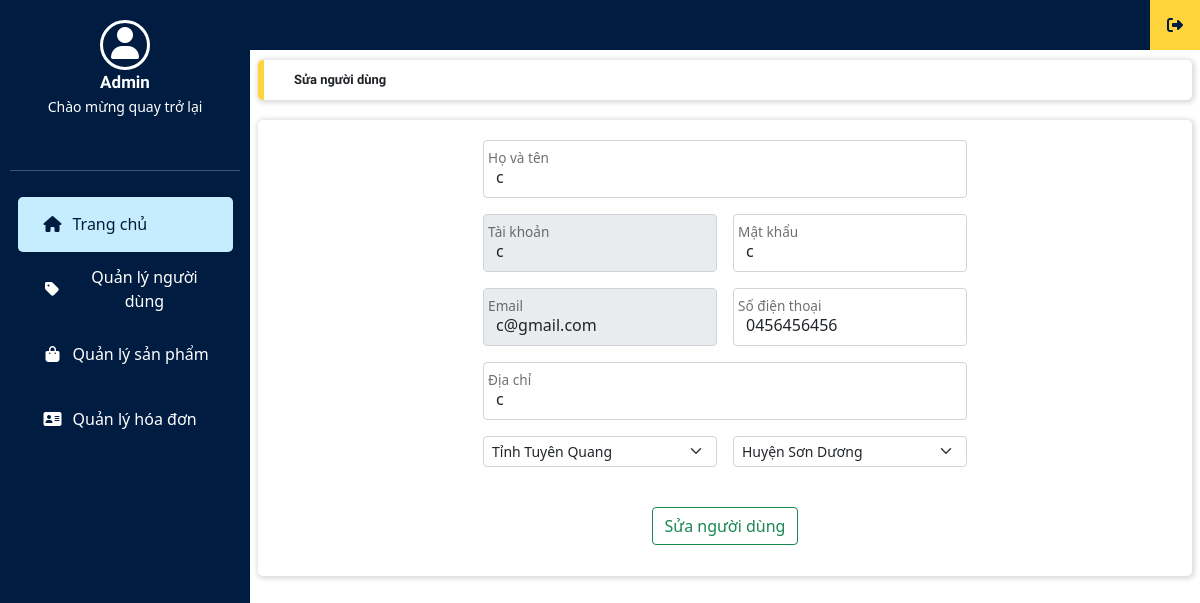
Screenshot of /quan_tri/index.php?thamso=sua_nguoi_dung&nguoi_dung_id=70 (signed in) with the database file from the repository.
### tables this page shows
CREATE TABLE `nguoi_dung` (
  `nguoi_dung_id` int(11) NOT NULL,
  `tai_khoan` varchar(256) NOT NULL,
  `mat_khau` varchar(256) NOT NULL,
  `email` varchar(256) NOT NULL,
  `trang_thai` varchar(256) NOT NULL,
  `ho_ten` varchar(255) NOT NULL,
  `so_dien_thoai` varchar(10) NOT NULL,
  `dia_chi` mediumtext NOT NULL,
  `tinh_thanh` mediumtext NOT NULL,
  `quan_huyen` mediumtext NOT NULL
);

### quan_tri/chuc_nang/nguoi_dung/sua_nguoi_dung.php (the view, shortened to what this page needs)
<?php
	$nguoi_dung_id=$_GET['nguoi_dung_id'];
	$tv="select * from nguoi_dung where nguoi_dung_id='$nguoi_dung_id' ";
	$conn = new mysqli("localhost", "root", "", "ban_hang");
	$tv_1 = mysqli_query($conn, $tv);
	$tv_2 = mysqli_fetch_array($tv_1);
	$ho_ten=$tv_2['ho_ten'];
	$tai_khoan=$tv_2['tai_khoan'];
	$mat_khau=$tv_2['mat_khau'];
	$email=$tv_2['email'];
	$so_dien_thoai=$tv_2['so_dien_thoai'];
	$dia_chi=$tv_2['dia_chi'];
	$tinh_thanh=$tv_2['tinh_thanh'];
	$quan_huyen=$tv_2['quan_huyen'];
?>
<div class="content">
    <div class="row">
        <div class="title col-12 box_shadow">
            <b>Sửa người dùng</b>
        </div>
    </div>
    <div class="row main_frame box_card box_shadow">
        <div class="table-responsive-lg">
        <table class="table table-bordered">
            <form action="" method="post" class="width_form">
                <div class="row g-3 w">
                    <div class="col-12 form-floating">
                        <input type="text" value="<?php echo $ho_ten; ?>" name="ho_ten" class="form-control" placeholder="Họ và tên" required>
                        <label for="floatingInput">Họ và tên</label>
                    </div>
                    <div class="col-6 form-floating">
                        <input type="text" value="<?php echo $tai_khoan; ?>" name="tai_khoan" class="form-control" placeholder="Tên đăng nhập" required readonly>
                        <label for="floatingInput">Tài khoản</label>
                    </div>
                    <div class="col-6 form-floating">
                        <input type="text" value="<?php echo $mat_khau; ?>" name="mat_khau" class="form-control" placeholder="Mật khẩu" required>
                        <label for="floatingInput">Mật khẩu</label>
                    </div>
                    <div class="col-6 form-floating">
                        <input type="email" value="<?php echo $email; ?>" name="email" class="form-control" placeholder="Email" required readonly>
                        <label for="floatingInput">Email</label>
                    </div>
                    <div class="col-6 form-floating">
                        <input type="text" value="<?php echo $so_dien_thoai; ?>" name="so_dien_thoai" class="form-control" placeholder="Số điện thoại" required>
                        <label for="floatingInput">Số điện thoại</label>
                    </div>
                    <div class="col-12 form-floating">
                        <input type="text" value="<?php echo $dia_chi; ?>" name="dia_chi" class="form-control" placeholder="Địa chỉ" required>
                        <label for="floatingInput">Địa chỉ</label>
                    </div>
                    <div class="col-6">
                        <select name="tinh_thanh" class="form-select form-select-sm mb-3" id="city" aria-label=".form-select-sm" required>
                            <option  value="<?php echo $tinh_thanh; ?>" selected><?php echo $tinh_thanh; ?></option>
                        </select>
                    </div>
                    <div class="col-6">
                        <select name="quan_huyen" class="form-select form-select-sm mb-3" id="district" aria-label=".form-select-sm" required>
                            <option  value="<?php echo $quan_huyen; ?>" selected><?php echo $quan_huyen; ?></option>
                        </select>
                    </div>
                </div>
                <br>
                <button type="submit" name="bieu_mau_sua_nguoi_dung" class="btn btn-outline-success" onclick="return confirm('Bạn có chắc chắn muốn sửa người dùng này?')">Sửa người dùng</button>
            </form>
        </table>
        </div>
    </div>
</div>

### quan_tri/giao_dien/admin.css (style rules this page uses)
* { margin: 0; padding: 0; box-sizing: border-box; }
body { font-family: Roboto; background-color: #f5f5f5; }
.container, .row { padding: 0; margin: 0; }
.main_frame { padding: 20px 0 0 0; }
.content { margin-left: 250px; padding: 60px 20px 0px 20px; justify-content: center; }
.content .title { font-family: Roboto-Bold; font-size: 13px; background-color: #ffffff; border-radius: 5px; border-left: 6px solid #ffd43b; padding: 10px 30px; margin-bottom: 20px; }
.box_shadow { box-shadow: 1px 1px 5px 2px rgba(0, 0, 0, 0.14); }
.box_card { border-radius: 5px; margin-bottom: 20px; background-color: #ffffff; }
.table { margin-top: 15px; }
.table, td, th { border-collapse: collapse; border: 1px solid #c8c7c7; }
.title, tr { text-align: left; }
table { width: 98%; }
.main_frame { align-items: center; }
.w { width: 500px; }

### rows the page displays
nguoi_dung: ho_ten "c", tai_khoan "c", mat_khau "c", email "c@gmail.com", so_dien_thoai "0456456456", dia_chi "c", tinh_thanh "Tỉnh Tuyên Quang", quan_huyen "Huyện Sơn Dương"
